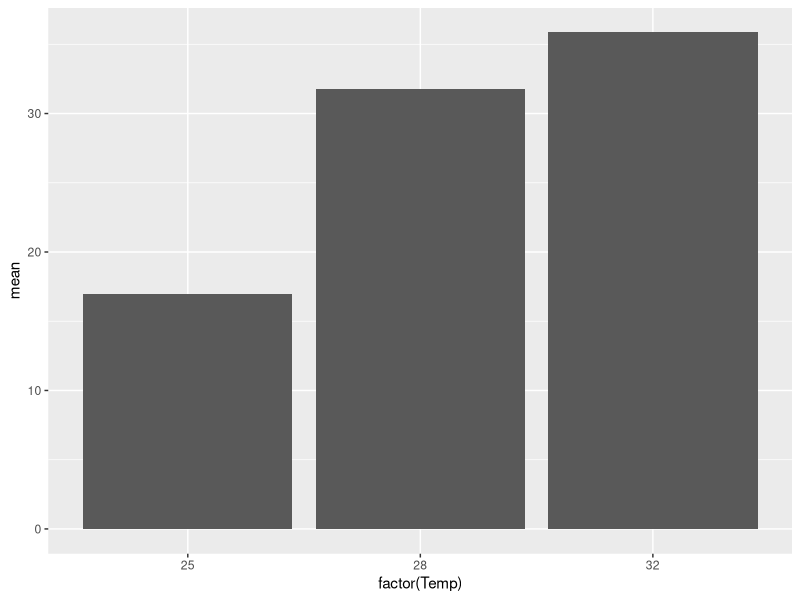
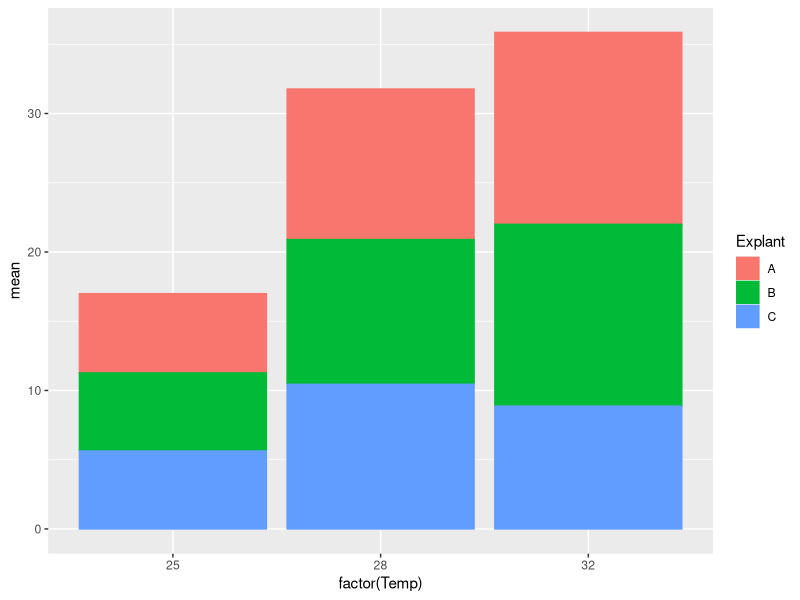
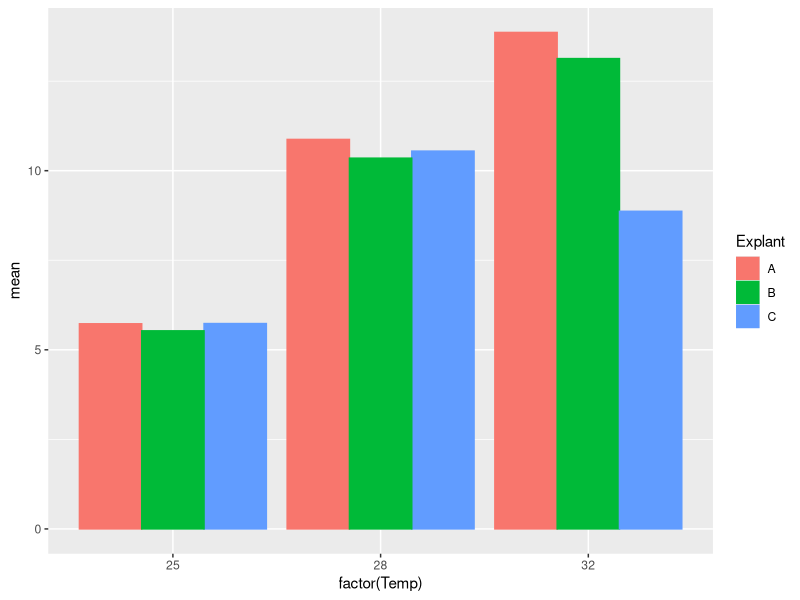
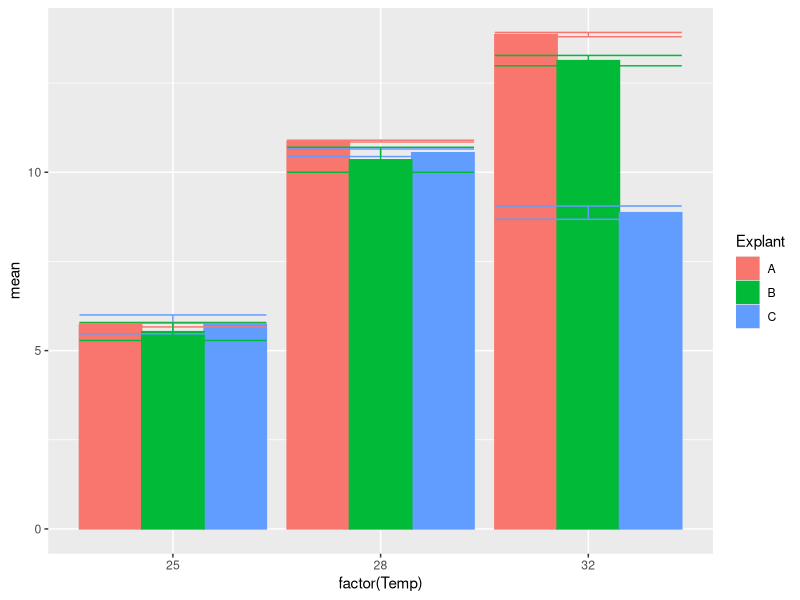
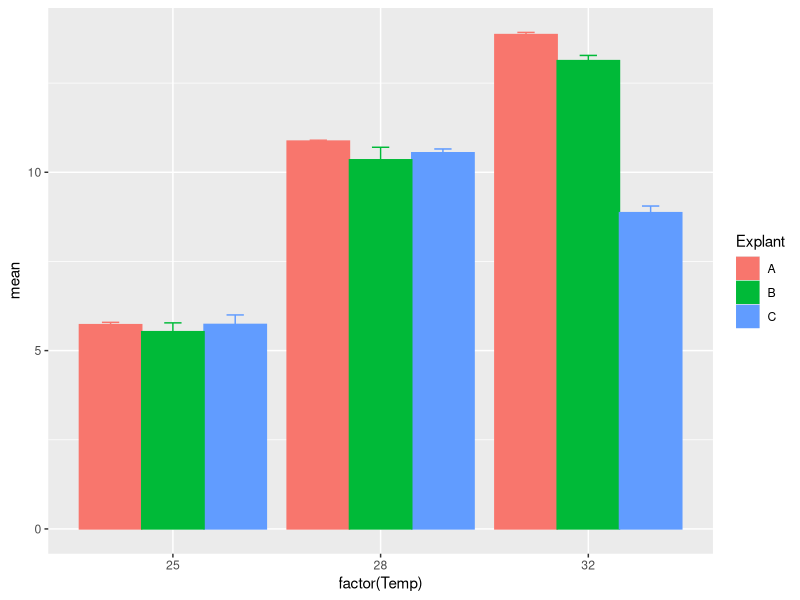
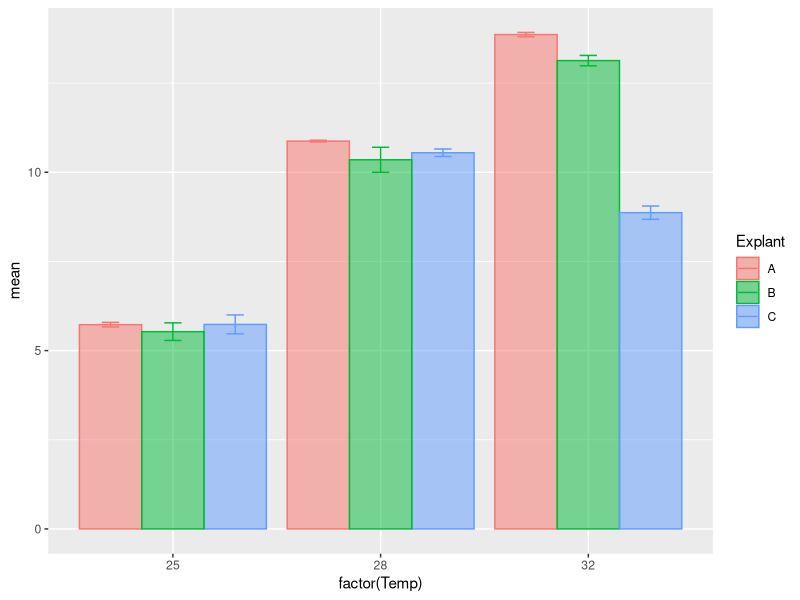
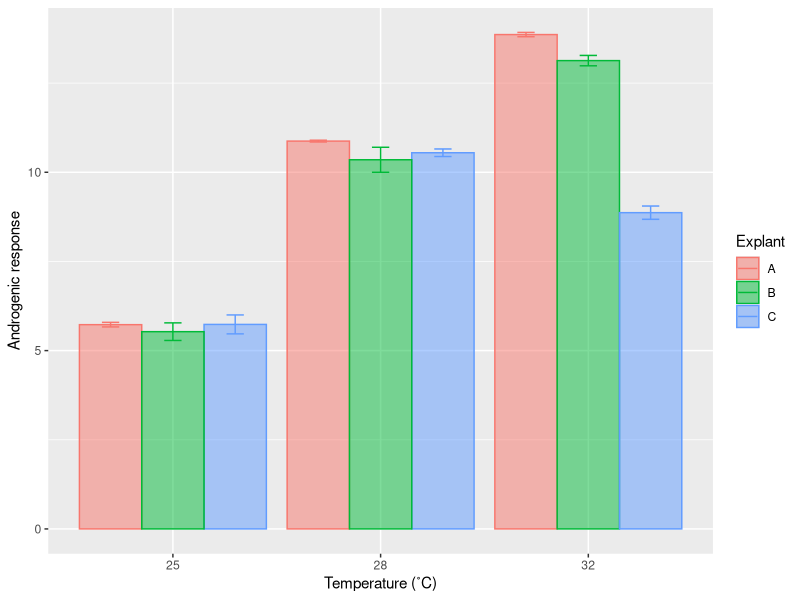
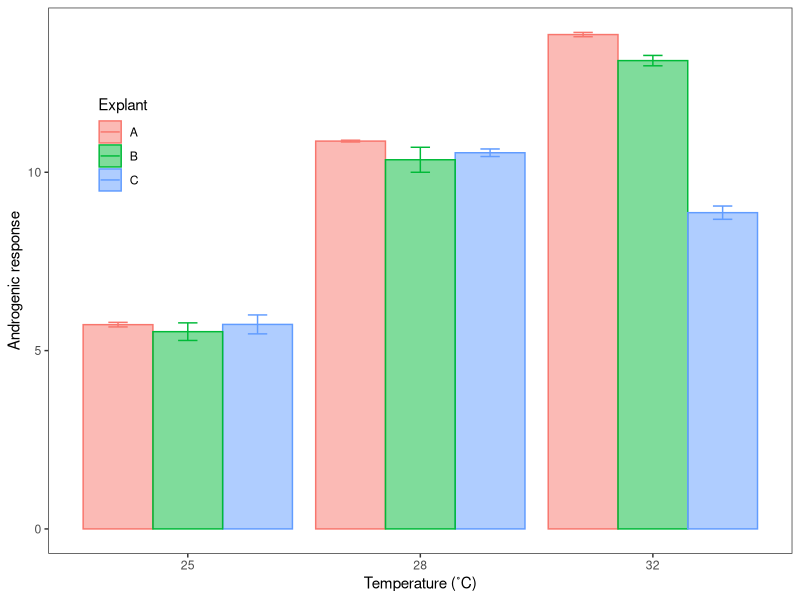

Generate these figures, in order, with R:
#            Dr. Htet Aung Htut
#            Short course in R for ABT students
#Loading the appropriate libraries
# loading the appropriate libraries
library(readr)
library(ggplot2)
# loading and checking the data
data_summary <- read_csv("ETC_summary.csv")
print(data_summary)

#Basic plot
# coloured barplot
ggplot(data_summary, aes(x = factor(Temp), y = mean)) + 
  geom_bar(stat = "identity")
#Using colour to split the results
# coloured barplot
ggplot(data_summary, aes(x = factor(Temp), y = mean, fill = Explant, colour = Explant)) + 
  geom_bar(stat = "identity")

# coloured barplot
ggplot(data_summary, aes(x = factor(Temp), y = mean, fill = Explant, colour = Explant)) + 
  geom_bar(stat = "identity", position = "dodge")
#Error bars
# coloured barplot
ggplot(data_summary, aes(x = factor(Temp), y = mean, fill = Explant, colour = Explant)) + 
  geom_bar(stat = "identity", position = "dodge")  +
  geom_errorbar(aes(ymin=mean-sd, ymax=mean+sd))
# coloured barplot
ggplot(data_summary, aes(x = factor(Temp), y = mean, fill = Explant, colour = Explant)) + 
  geom_bar(stat = "identity", position = "dodge")  +
  geom_errorbar(aes(ymin=mean-sd, ymax=mean+sd), position = position_dodge(0.9), width = 0.25)
# coloured barplot
ggplot(data_summary, aes(x = factor(Temp), y = mean, fill = Explant, colour = Explant)) + 
  geom_bar(stat = "identity", position = "dodge", alpha = 0.5)  +
  geom_errorbar(aes(ymin=mean-sd, ymax=mean+sd), position = position_dodge(0.9), width = 0.25)
#Customising x and y titles
# coloured barplot
ggplot(data_summary, aes(x = factor(Temp), y = mean, fill = Explant, colour = Explant)) + 
  geom_bar(stat = "identity", position = "dodge", alpha = 0.5)  +
  geom_errorbar(aes(ymin=mean-sd, ymax=mean+sd), position = position_dodge(0.9), width = 0.25) +
  labs(x="Temperature (˚C)", y="Androgenic response")
#Customising the theme and legend
# coloured barplot
ggplot(data_summary, aes(x = factor(Temp), y = mean, fill = Explant, colour = Explant)) + 
  geom_bar(stat = "identity", position = "dodge", alpha = 0.5)  +
  geom_errorbar(aes(ymin=mean-sd, ymax=mean+sd), position = position_dodge(0.9), width = 0.25) +
  labs(x="Temperature (˚C)", y="Androgenic response") +
  theme_bw() + 
  theme(panel.grid.major = element_blank(), panel.grid.minor = element_blank()) +
  theme(legend.position = c(0.1, 0.75))
#Adding the compact letter display
# coloured barplot
ggplot(data_summary, aes(x = factor(Temp), y = mean, fill = Explant, colour = Explant)) + 
  geom_bar(stat = "identity", position = "dodge", alpha = 0.5)  +
  geom_errorbar(aes(ymin=mean-sd, ymax=mean+sd), position = position_dodge(0.9), width = 0.25) +
  labs(x="Temperature (˚C)", y="Androgenic response") +
  theme_bw() + 
  theme(panel.grid.major = element_blank(), panel.grid.minor = element_blank()) +
  theme(legend.position = c(0.1, 0.75)) +
  geom_text(aes(label=Tukey), position = position_dodge(0.90), size = 3, 
            vjust=-0.8, hjust=-0.5, colour = "gray25")
#Customising the y limits
# coloured barplot
ggplot(data_summary, aes(x = factor(Temp), y = mean, fill = Explant, colour = Explant)) + 
  geom_bar(stat = "identity", position = "dodge", alpha = 0.5)  +
  geom_errorbar(aes(ymin=mean-sd, ymax=mean+sd), position = position_dodge(0.9), width = 0.25) +
  labs(x="Temperature (˚C)", y="Androgenic response") +
  theme_bw() + 
  theme(panel.grid.major = element_blank(), panel.grid.minor = element_blank()) +
  theme(legend.position = c(0.1, 0.75)) +
  geom_text(aes(label=Tukey), position = position_dodge(0.90), size = 3, 
            vjust=-0.8, hjust=-0.5, colour = "gray25") +
  ylim(0, 15)
#Adding text labels
# coloured barplot
ggplot(data_summary, aes(x = factor(Temp), y = mean, fill = Explant, colour = Explant)) + 
  geom_bar(stat = "identity", position = "dodge", alpha = 0.5)  +
  geom_errorbar(aes(ymin=mean-sd, ymax=mean+sd), position = position_dodge(0.9), width = 0.25) +
  labs(x="Temperature (˚C)", y="Androgenic response") +
  theme_bw() + 
  theme(panel.grid.major = element_blank(), panel.grid.minor = element_blank()) +
  theme(legend.position = c(0.1, 0.75)) +
  geom_text(aes(label=Tukey), position = position_dodge(0.90), size = 3, 
            vjust=-0.8, hjust=-0.5, colour = "gray25") +
  ylim(0, 15) +
  geom_text(aes(label=Explant, y = 2.5), position = position_dodge(0.90))
